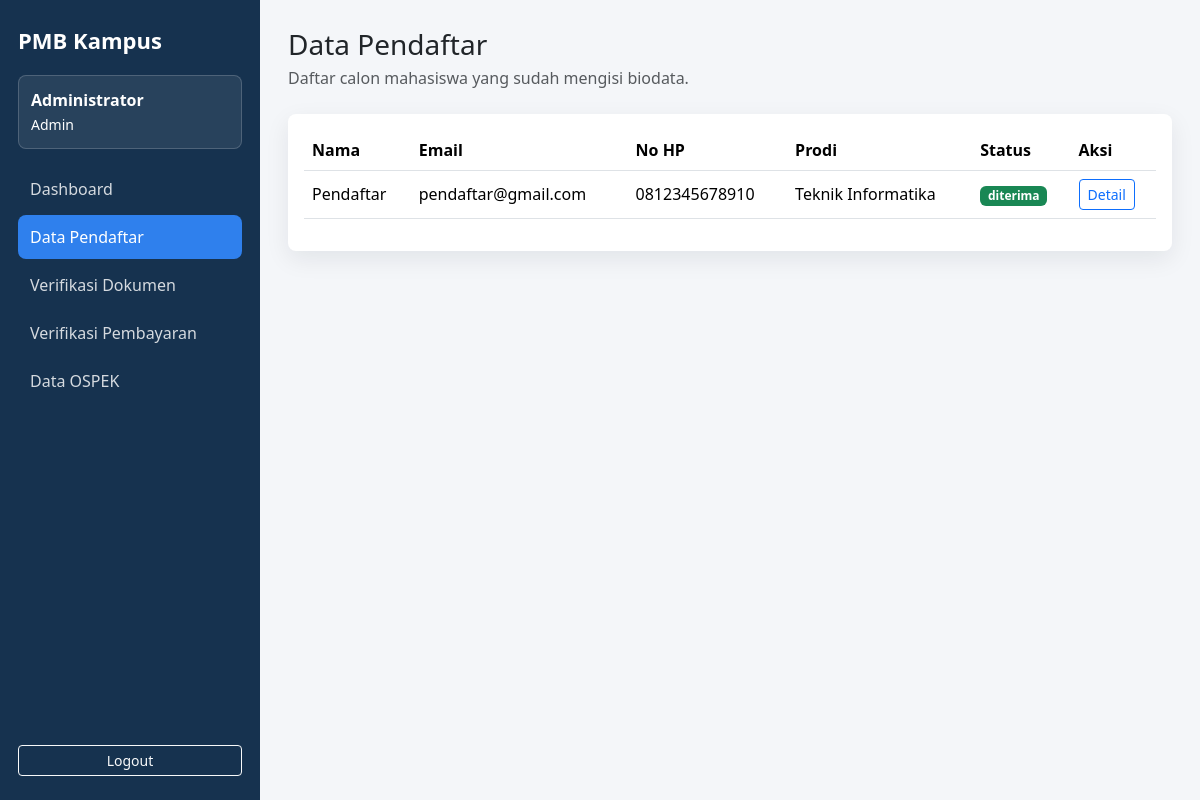
/admin/pendaftar.php (signed in), run on the app's committed database.
### tables this page shows
CREATE TABLE IF NOT EXISTS `pendaftar` (
  `id_pendaftar` int NOT NULL AUTO_INCREMENT,
  `id_user` int NOT NULL,
  `id_prodi` int NOT NULL,
  `nik` varchar(20) DEFAULT NULL,
  `nama_lengkap` varchar(100) DEFAULT NULL,
  `tempat_lahir` varchar(100) DEFAULT NULL,
  `tanggal_lahir` date DEFAULT NULL,
  `jenis_kelamin` varchar(20) DEFAULT NULL,
  `agama` varchar(30) DEFAULT NULL,
  `alamat` text,
  `no_hp` varchar(15) DEFAULT NULL,
  `asal_sekolah` varchar(100) DEFAULT NULL,
  `tahun_lulus` year DEFAULT NULL,
  `status_berkas` enum('pending','lulus','ditolak') DEFAULT 'pending',
  `status_ujian` enum('belum','sudah') DEFAULT 'belum',
  `status_akhir` enum('pending','diterima','cadangan','ditolak') DEFAULT 'pending',
  `created_at` timestamp NULL DEFAULT CURRENT_TIMESTAMP,
  `jurusan_sekolah` varchar(100) DEFAULT NULL,
  `status_pendaftaran` varchar(30) NOT NULL DEFAULT 'menunggu',
  `updated_at` datetime DEFAULT CURRENT_TIMESTAMP,
  PRIMARY KEY (`id_pendaftar`),
  UNIQUE KEY `nik` (`nik`),
  KEY `fk_user_pendaftar` (`id_user`),
  KEY `fk_prodi_pendaftar` (`id_prodi`),
  CONSTRAINT `fk_prodi_pendaftar` FOREIGN KEY (`id_prodi`) REFERENCES `prodi` (`id_prodi`) ON DELETE CASCADE,
  CONSTRAINT `fk_user_pendaftar` FOREIGN KEY (`id_user`) REFERENCES `users` (`id_user`) ON DELETE CASCADE
);

CREATE TABLE IF NOT EXISTS `users` (
  `id_user` int NOT NULL AUTO_INCREMENT,
  `nama` varchar(100) NOT NULL,
  `email` varchar(100) NOT NULL,
  `password` varchar(255) NOT NULL,
  `role` enum('admin','pendaftar') NOT NULL DEFAULT 'pendaftar',
  `created_at` timestamp NULL DEFAULT CURRENT_TIMESTAMP,
  PRIMARY KEY (`id_user`),
  UNIQUE KEY `email` (`email`)
);

CREATE TABLE IF NOT EXISTS `prodi` (
  `id_prodi` int NOT NULL AUTO_INCREMENT,
  `nama_prodi` varchar(100) NOT NULL,
  `kuota` int NOT NULL DEFAULT '0',
  PRIMARY KEY (`id_prodi`)
);

### config/functions.php (called while the page is built, shortened)
<?php
function e($text)
{
    return htmlspecialchars($text ?? '', ENT_QUOTES, 'UTF-8');
}

### admin/pendaftar.php (the view, shortened to what this page needs)
<?php
require_once '../config/koneksi.php';
require_once '../config/functions.php';
$query = mysqli_query($conn, "
    SELECT p.*, u.nama, u.email, pr.nama_prodi
    FROM pendaftar p
    JOIN users u ON u.id_user = p.id_user
    LEFT JOIN prodi pr ON pr.id_prodi = p.id_prodi
    ORDER BY p.id_pendaftar DESC
");
include '../layouts/header.php';
include '../layouts/sidebar.php';
?>
<div class="d-flex justify-content-between align-items-center mb-4">
    <div>
        <h1 class="h3 mb-1">Data Pendaftar</h1>
        <p class="text-muted mb-0">Daftar calon mahasiswa yang sudah mengisi biodata.</p>
    </div>
</div>
<div class="card stat-card">
    <div class="card-body">
        <div class="table-responsive">
            <table class="table table-hover align-middle">
                <thead>
                    <tr>
                        <th>Nama</th>
                        <th>Email</th>
                        <th>No HP</th>
                        <th>Prodi</th>
                        <th>Status</th>
                        <th>Aksi</th>
                    </tr>
                </thead>
                <tbody>
                    <?php while ($row = mysqli_fetch_assoc($query)): ?>
                        <?php
                        $badge = 'bg-warning text-dark';
                        if ($row['status_pendaftaran'] === 'diterima') {
                            $badge = 'bg-success';
                        } elseif ($row['status_pendaftaran'] === 'ditolak') {
                            $badge = 'bg-danger';
                        }
                        ?>
                        <tr>
                            <td><?= e($row['nama']); ?></td>
                            <td><?= e($row['email']); ?></td>
                            <td><?= e($row['no_hp']); ?></td>
                            <td><?= e($row['nama_prodi'] ?? '-'); ?></td>
                            <td><span class="badge <?= e($badge); ?>"><?= e($row['status_pendaftaran']); ?></span></td>
                            <td>
                                <a class="btn btn-sm btn-outline-primary" href="pendaftar_detail.php?id=<?= e($row['id_pendaftar']); ?>">Detail</a>
                            </td>
                        </tr>
                    <?php endwhile; ?>
                </tbody>
            </table>
        </div>
    </div>
</div>
<?php include '../layouts/footer.php'; ?>

### assets/css/style.css (style rules this page uses)
body { background: #f4f6f9; }
.stat-card { border: 0; border-radius: 8px; box-shadow: 0 8px 24px rgba(15, 23, 42, .08); }

### data on the page
pendaftar: id_user.nama "Pendaftar", id_user.email "pendaftar@gmail.com", no_hp "0812345678910", id_prodi.nama_prodi "Teknik Informatika", status_pendaftaran "diterima"

### other printed values
$nama "Administrator"
$role "Admin"
$item['label'] "Dashboard"
$item['label'] "Data Pendaftar"
$item['label'] "Verifikasi Dokumen"
$item['label'] "Verifikasi Pembayaran"
$item['label'] "Data OSPEK"
